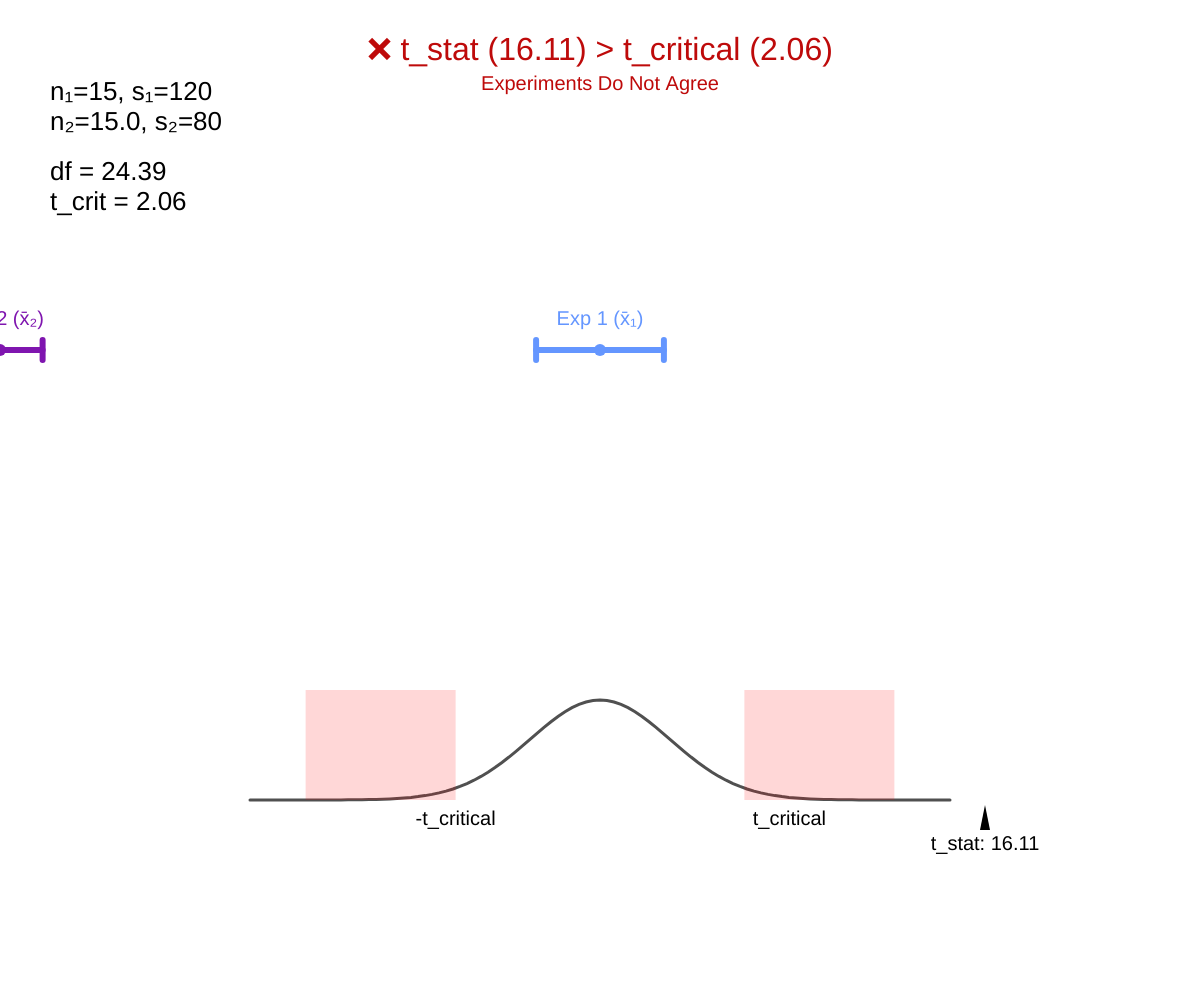
Frame 1 (no input)
Frame 60 (no input): identical to frame 1, image omitted
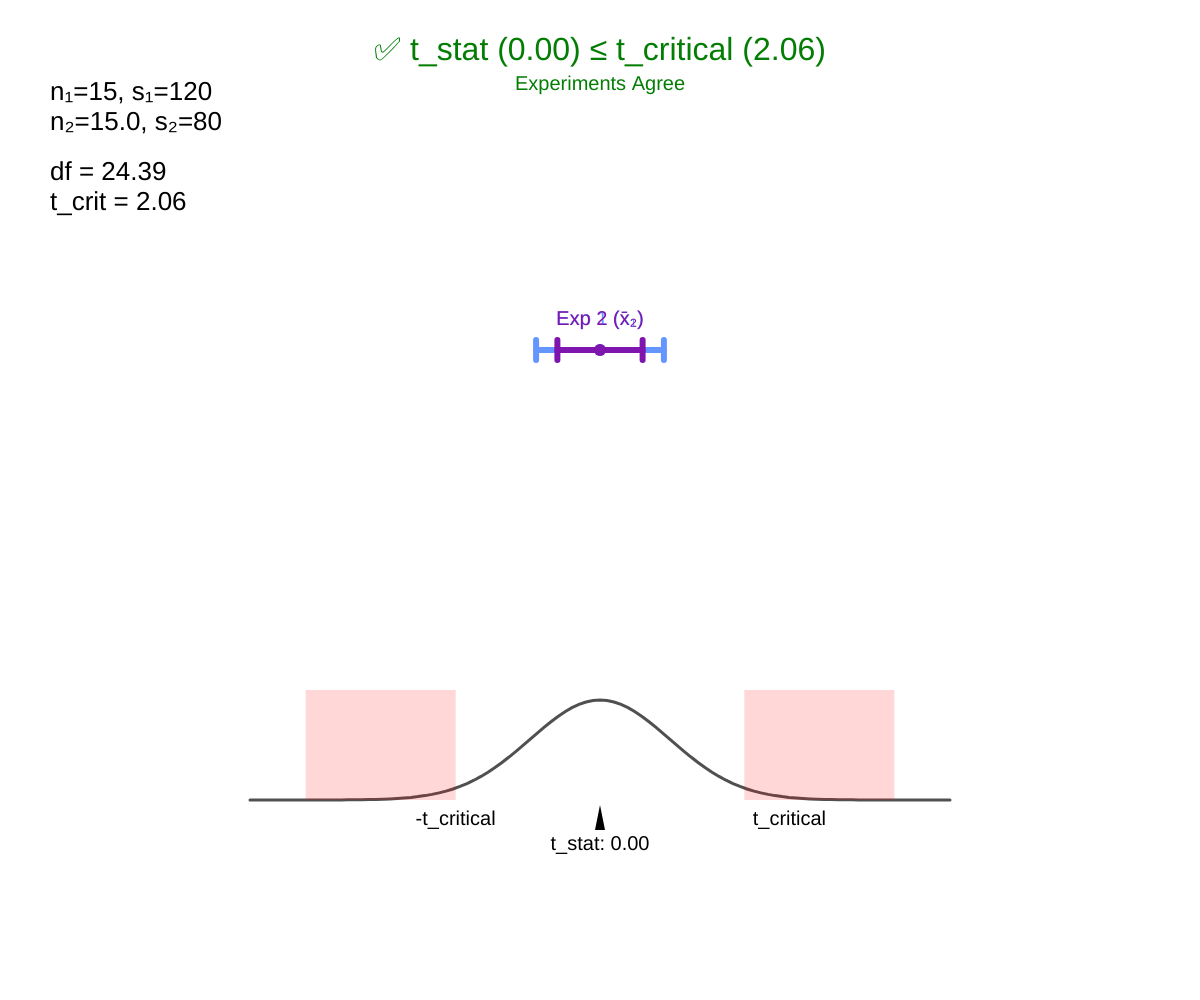
Frame 120 (the mouse pressed at the canvas centre since frame 60)

The p5.js sketch that drew these frames (run headless with seeded random() and noise() and a simulated clock; from frame 60 on, the mouse is pressed at the canvas centre):

// p5.js sketch
// ── sketch.js
let x1, x2;
let s1 = 120, s2 = 80; 
let n1 = 15, n2 = 15;
let cl = 0.95;

function setup() {
  createCanvas(windowWidth, windowHeight);
  x1 = width / 2; 
  cursor('pointer');
}

function draw() {
  background(255);
  
  x1 = width / 2;
  x2 = mouseX;

  // Controls for n2 (Sample Size)
  if (keyIsPressed && keyCode === UP_ARROW) n2 += 0.1;
  if (keyIsPressed && keyCode === DOWN_ARROW) n2 = max(2.1, n2 - 0.1);

  // --- MATH BLOCK: MATCHING YOUR SLIDE ---
  
  // 1. Calculate variances divided by n (s^2/n)
  let term1 = sq(s1) / n1;
  let term2 = sq(s2) / n2;
  
  // 2. Calculate t_stat = |x1 - x2| / sqrt(s1^2/n1 + s2^2/n2)
  let standardErrorWelch = sqrt(term1 + term2);
  let tStat = abs(x1 - x2) / standardErrorWelch;
  
  // 3. Calculate Degrees of Freedom (Welch-Satterthwaite)
  let num = sq(term1 + term2);
  let den = (sq(term1) / (n1 - 1)) + (sq(term2) / (n2 - 1));
  let df = num / den;
  
  // 4. Find t_critical (Linear interpolation approximation for CL 0.95)
  // This shifts as df changes
  let tCrit = 1.96 + (2.5 / df); 

  // --- VISUALIZATION ---
  drawWelchComparison(x1, s1, n1, x2, s2, n2, tCrit);
  drawTDistLayer(tStat, tCrit);
  drawWelchUI(n1, n2, s1, s2, df, tStat, tCrit);
}

function drawWelchComparison(mx1, ms1, mn1, mx2, ms2, mn2, tc) {
  // Exp 1: Center
  let se1 = ms1 / sqrt(mn1);
  drawExperiment(mx1, tc * se1, color(100, 150, 255), "Exp 1 (x̄₁)");
  
  // Exp 2: Mouse
  let se2 = ms2 / sqrt(mn2);
  drawExperiment(mx2, tc * se2, color(127, 21, 175), "Exp 2 (x̄₂)");
}

function drawExperiment(x, ciWidth, col, label) {
  stroke(col);
  strokeWeight(6);
  line(x - ciWidth, height * 0.35, x + ciWidth, height * 0.35);
  line(x - ciWidth, height * 0.35 - 10, x - ciWidth, height * 0.35 + 10);
  line(x + ciWidth, height * 0.35 - 10, x + ciWidth, height * 0.35 + 10);
  
  fill(col);
  noStroke();
  ellipse(x, height * 0.35, 12, 12);
  textAlign(CENTER);
  textSize(20);
  text(label, x, height * 0.35 - 25);
}

function drawTDistLayer(ts, tc) {
  let centerX = width / 2;
  let centerY = height * 0.8;
  let scaleX = 70; 
  
  noFill();
  stroke(80);
  strokeWeight(3);
  beginShape();
  for (let t = -5; t <= 5; t += 0.1) {
    let y = exp(-sq(t) / 2) * 100;
    vertex(centerX + t * scaleX, centerY - y);
  }
  endShape();

  // Rejection Regions
  fill(255, 0, 0, 40);
  noStroke();
  rect(centerX + tc * scaleX, centerY - 110, 150, 110);
  rect(centerX - tc * scaleX - 150, centerY - 110, 150, 110);
  
  fill(0);
  textSize(20);
  text("t_critical", centerX + tc * scaleX + 45, centerY + 25);
  text("-t_critical", centerX - tc * scaleX, centerY + 25);
  
  // t_stat mapping
  let pointerX = centerX + ts * scaleX; 
  pointerX = constrain(pointerX, centerX, centerX + 5.5 * scaleX);
  
  fill(0);
  triangle(pointerX, centerY + 5, pointerX - 5, centerY + 30, pointerX + 5, centerY + 30);
  textAlign(CENTER);
  text("t_stat: " + nf(ts, 1, 2), pointerX, centerY + 50);
}

function drawWelchUI(n1, n2, s1, s2, df, ts, tc) {
  fill(0);
  textAlign(LEFT);
  textSize(26);
  text(`n₁=${nf(n1,1,0)}, s₁=${s1}`, 50, 100);
  text(`n₂=${nf(n2,1,1)}, s₂=${s2}`, 50, 130);
  text(`df = ${nf(df, 1, 2)}`, 50, 180);
  text(`t_crit = ${nf(tc, 1, 2)}`, 50, 210);
  
  textAlign(CENTER);
  textSize(32);
  // THE FINAL CONDITION CHECK
  if (ts <= tc) {
    fill(4, 125, 4);
    text(`✅ t_stat (${nf(ts,1,2)}) ≤ t_critical (${nf(tc,1,2)})`, width/2, 60);
    textSize(20);
    text("Experiments Agree", width/2, 90);
  } else {
    fill(190, 10, 10);
    text(`❌ t_stat (${nf(ts,1,2)}) > t_critical (${nf(tc,1,2)})`, width/2, 60);
    textSize(20);
    text("Experiments Do Not Agree", width/2, 90);
  }
}

function windowResized() {
  resizeCanvas(windowWidth, windowHeight);
}
